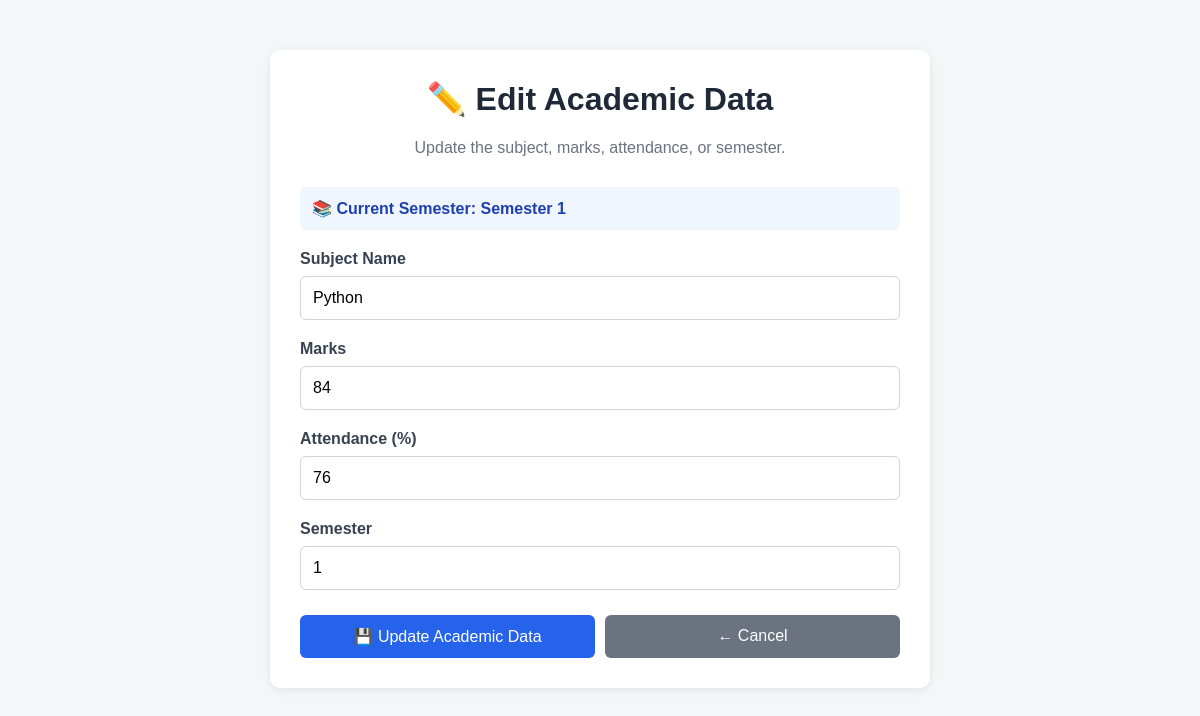
Page /edit-academic/1 (signed in) on the committed database.
### tables this page shows
CREATE TABLE academic_data (
    id INTEGER PRIMARY KEY AUTOINCREMENT,
    student_id INTEGER NOT NULL,
    subject TEXT NOT NULL,
    marks INTEGER NOT NULL,
    attendance INTEGER NOT NULL, semester INTEGER NOT NULL DEFAULT 1,
    FOREIGN KEY (student_id) REFERENCES students(id)
);

### app.py (the view)
@app.route("/edit-academic/<int:academic_id>")
def edit_academic(academic_id):
    student_id = session.get("student_id")
    if not student_id:
        return redirect(
            url_for("home")
        )
    conn = sqlite3.connect("students.db")
    cursor = conn.cursor()
    cursor.execute(
        """
        SELECT
            id,
            subject,
            marks,
            attendance,
            semester
        FROM academic_data
        WHERE id = ?
        AND student_id = ?
        """,
        (
            academic_id,
            student_id
        )
    )
    academic = cursor.fetchone()
    conn.close()
    if not academic:
        return "Academic record not found."
    return render_template(
        "edit_academic.html",
        academic=academic
    )

### templates/edit_academic.html (shortened to what this page needs)
<!DOCTYPE html>
<html lang="en">
<head>
</head>
<body>
<div class="container">
    <h1>
        ✏️ Edit Academic Data
    </h1>
    <p class="subtitle">
        Update the subject, marks, attendance, or semester.
    </p>
    <div class="semester-info">
        📚 Current Semester:
        Semester {{ academic[4] }}
    </div>
    <form
        action="{{ url_for('update_academic', academic_id=academic[0]) }}"
        method="POST"
    >
        <div class="form-group">
            <label for="subject">
                Subject Name
            </label>
            <input
                type="text"
                id="subject"
                name="subject"
                value="{{ academic[1] }}"
                required
            >
        </div>
        <div class="form-group">
            <label for="marks">
                Marks
            </label>
            <input
                type="number"
                id="marks"
                name="marks"
                value="{{ academic[2] }}"
                min="0"
                max="100"
                required
            >
        </div>
        <div class="form-group">
            <label for="attendance">
                Attendance (%)
            </label>
            <input
                type="number"
                id="attendance"
                name="attendance"
                value="{{ academic[3] }}"
                min="0"
                max="100"
                required
            >
        </div>
        <div class="form-group">
            <label for="semester">
                Semester
            </label>
            <input
                type="number"
                id="semester"
                name="semester"
                value="{{ academic[4] }}"
                min="1"
                max="8"
                required
            >
        </div>
        <div class="buttons">
            <button
                type="submit"
                class="update-button"
            >
                💾 Update Academic Data
            </button>
            <a
                href="{{ url_for('dashboard', semester=academic[4]) }}"
                class="cancel-button"
            >
                ← Cancel
            </a>
        </div>
    </form>
</div>
</body>
</html>

### templates/edit_academic.html (style rules this page uses)
body { font-family: Arial, sans-serif; background: #f4f6f8; margin: 0; padding: 0; }
.container { width: 90%; max-width: 600px; margin: 50px auto; background: white; padding: 30px; border-radius: 10px; box-shadow: 0 2px 10px rgba(0,0,0,0.08); }
h1 { margin-top: 0; text-align: center; color: #1f2937; }
.subtitle { text-align: center; color: #6b7280; margin-bottom: 30px; }
.form-group { margin-bottom: 20px; }
label { display: block; margin-bottom: 8px; font-weight: bold; color: #374151; }
input { width: 100%; box-sizing: border-box; padding: 12px; border: 1px solid #d1d5db; border-radius: 6px; font-size: 16px; }
.semester-info { background: #eff6ff; padding: 12px; border-radius: 6px; margin-bottom: 20px; color: #1e40af; font-weight: bold; }
.buttons { display: flex; gap: 10px; margin-top: 25px; }
.update-button { flex: 1; padding: 12px; background: #2563eb; color: white; border: none; border-radius: 6px; font-size: 16px; cursor: pointer; }
.cancel-button { flex: 1; padding: 12px; background: #6b7280; color: white; text-decoration: none; border-radius: 6px; text-align: center; box-sizing: border-box; }

### rows in the picture
academic_data: semester "1", subject "Python", marks "84", attendance "76"
